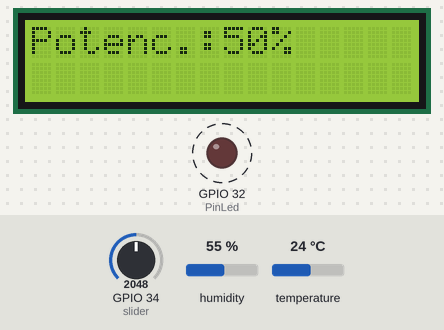
Recording of a sketch running on a simulated ESP32. Shown: 16×2 character LCD, output pins drawn as LEDs (lit = HIGH). Dashed ring = blinking. The inputs (shaded band) are chosen by the test bench; at power-on: GPIO 34 (slider) = 2048, temperature 24 °C, humidity 55 %. What the sketch prints to the serial monitor is not drawn.

Above: at 1.2 s.
1.3 s: GPIO 34 (slider) set to 2866
At 2.3 s:
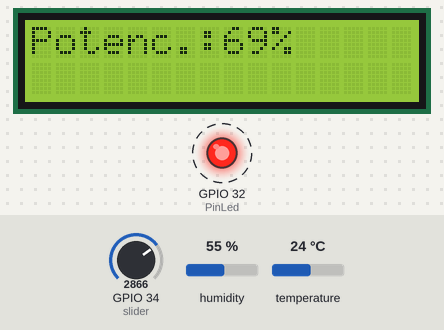
3.5 s: temperature set to 12 °C
At 6.7 s:
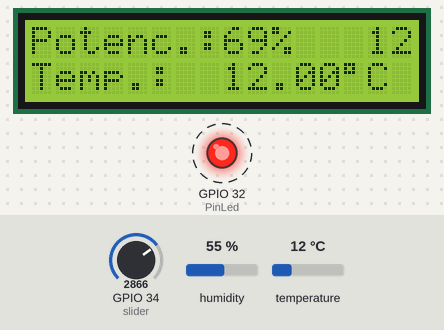
6.9 s: temperature set to 19 °C
At 7.8 s:
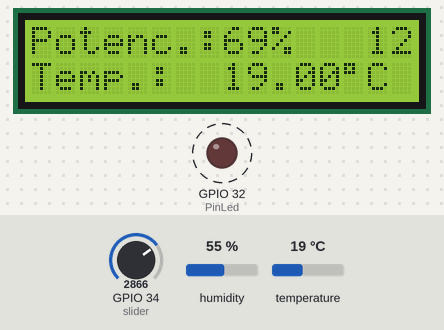
9.5 s: GPIO 34 (slider) set to 3603
At 10.8 s:
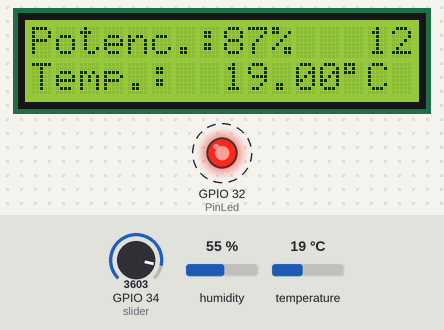
11.5 s: temperature set to 28 °C
At 12.6 s:
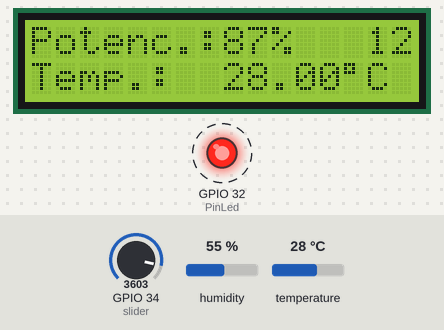
13.5 s: GPIO 34 (slider) set to 4095
At 14.8 s:
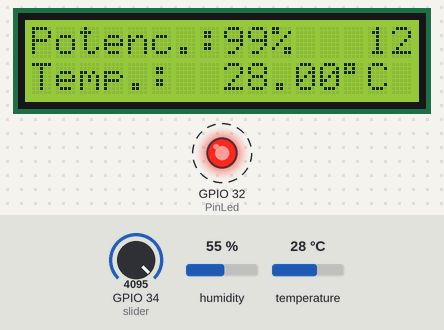
Timing chart, 0 to 16.5 s (numbered marks = the images above; inputs shaded):
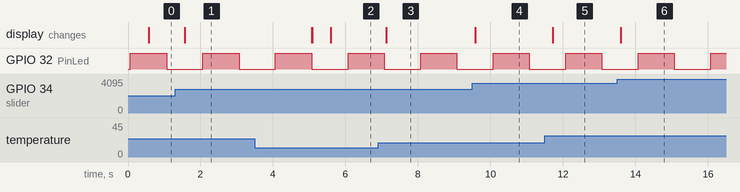

The sketch:

sketch.ino
```cpp
/* * Universidade Federal do Paraná (UFPR) - DELT
 * Disciplina: Sistemas Operacionais Embarcados
 * Prática 2: Multitarefa, Afinidade de Núcleo e Condição de Corrida
 * Professor: Thiago José da Luz, PhD
 * Data: 28/03/2026
 * * OBJETIVO DIDÁTICO:
 * Demonstrar o escalonamento de múltiplas tarefas (Tasks) no ESP32 utilizando
 * as APIs do FreeRTOS. O código foca na distribuição de carga entre os núcleos
 * (Core 0 e Core 1) e evidencia o conflito de acesso ao hardware (LCD) compartilhado.
 */


#include <Arduino.h>
#include <freertos/FreeRTOS.h>
#include <freertos/task.h>
#include <LiquidCrystal.h>
#include <DHTesp.h>

// Definições de Hardware
#define slider 34     // Entrada Analógica (Potenciômetro)
#define temp 15       // Pino de dados DHT22
#define PinLed 32     // LED de status
#define DHT_PIN temp

// Barramento Paralelo do LCD (Modo 4 bits)
#define RS 19
#define E 18
#define D4 5
#define D5 17
#define D6 16
#define D7 4
LiquidCrystal lcd(RS, E, D4, D5, D6, D7);

DHTesp dhtSensor;

// Protótipos das Tasks
void TaskBlink(void* pvParameters);
void TaskSlider(void* pvParameters);
void TaskTemp(void* pvParameters);

void setup() {
  Serial.begin(115200);

  // Task 1: Criada sem afinidade fixa (escalonador decide o núcleo livre)
  xTaskCreate(TaskBlink, "Blink", 10000, NULL, 2, NULL);

  // Task 2: Pinned ao Core 0 - Foco em leitura de entrada analógica
  xTaskCreatePinnedToCore(TaskSlider, "Slider", 10000, NULL, 1, NULL,0);

  // Task 3: Pinned ao Core 1 - Foco em leitura de sensor digital (DHT22)
  xTaskCreatePinnedToCore(TaskTemp, "Temperatura", 10000, NULL, 1, NULL,1);

  // Inicialização de Periféricos
  lcd.begin(16, 2);
  lcd.clear();
  dhtSensor.setup(DHT_PIN, DHTesp::DHT22);
}

void loop() {
  // Loop vazio: Toda a lógica é gerenciada pelas Tasks do FreeRTOS
}

/* TASK SLIDER (Core 0): Gerencia a leitura do potenciômetro e escreve na Linha 0 */
void TaskSlider(void* pvParameters) {
  (void) pvParameters;
  vTaskDelay(500/portTICK_PERIOD_MS); // Offset inicial para setup
  lcd.setCursor(0, 0);
  lcd.print("Potenc.:");

  for(;;){
    // leia a entrada analógica no pino A0
    int sensor = analogRead(slider);
    // Converte o valor para percentual
    sensor = map(sensor, 0,4096,0,100);

    // ATENÇÃO: Acesso direto ao LCD sem Mutex pode gerar Condição de Corrida
    lcd.setCursor(8, 0);
    lcd.print(sensor);
    lcd.print("%   "); // Limpa caracteres residuais
    // um atraso de tique (15 ms) entre as leituras para estabilidade
    vTaskDelay(500/portTICK_PERIOD_MS); // Bloqueio da Task por 500ms
  }
}

/* TASK TEMP (Core 1): Gerencia o sensor DHT22 e escreve na Linha 1 */
void TaskTemp(void* pvParameters) {
  (void) pvParameters;
  vTaskDelay(5000/portTICK_PERIOD_MS); // Atraso proposital para alternar escrita
  lcd.setCursor(0, 1);
  lcd.print("Temp.:");
  int sensor;

  for(;;){
    // ATENÇÃO: Task concorrente tentando acessar o barramento do LCD simultaneamente
    lcd.setCursor(8, 1);
    TempAndHumidity  data = dhtSensor.getTempAndHumidity();
    lcd.print(String(data.temperature, 2));
    lcd.write(0xDF); // Símbolo de grau
    lcd.print("C");
    // um atraso de tique (15 ms) entre as leituras para estabilidade
    vTaskDelay(500/portTICK_PERIOD_MS); // Bloqueio da Task por 500ms
}
}

/* TASK BLINK (Dinâmica): Reporta o Núcleo de Execução via Serial */
void TaskBlink(void* pvParameters) {
  (void) pvParameters;

  pinMode(PinLed, OUTPUT);
  for (;;)
  {
    digitalWrite(PinLed , HIGH); // Liga LED
    // xPortGetCoreID identifica em qual núcleo o Scheduler posicionou a tarefa
    printf("Taks LED executado no núcleo: %d \n",xPortGetCoreID());

    vTaskDelay(1000/portTICK_PERIOD_MS); // Bloqueio da Task por 1000ms

    digitalWrite(PinLed , LOW); // Desliga LED
    printf("Taks LED executado no núcleo: %d \n",xPortGetCoreID());

    vTaskDelay(1000/portTICK_PERIOD_MS); // Bloqueio da Task por 1000ms

  }
}
```

Measured:
- after the input at 1.3 s, the display: changes after 0.27 s (image 1)
- after the input at 6.9 s, the display: changes after 0.22 s (image 3)
- after the input at 9.5 s, the display: changes after 0.09 s (image 4)
- after the input at 11.5 s, the display: changes after 0.22 s (image 5)
- after the input at 13.5 s, the display: changes after 0.09 s (image 6)
